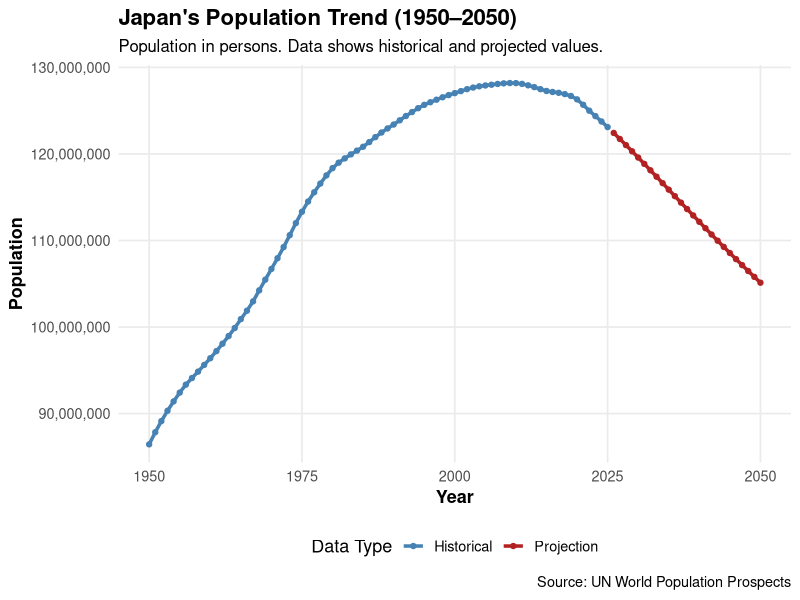
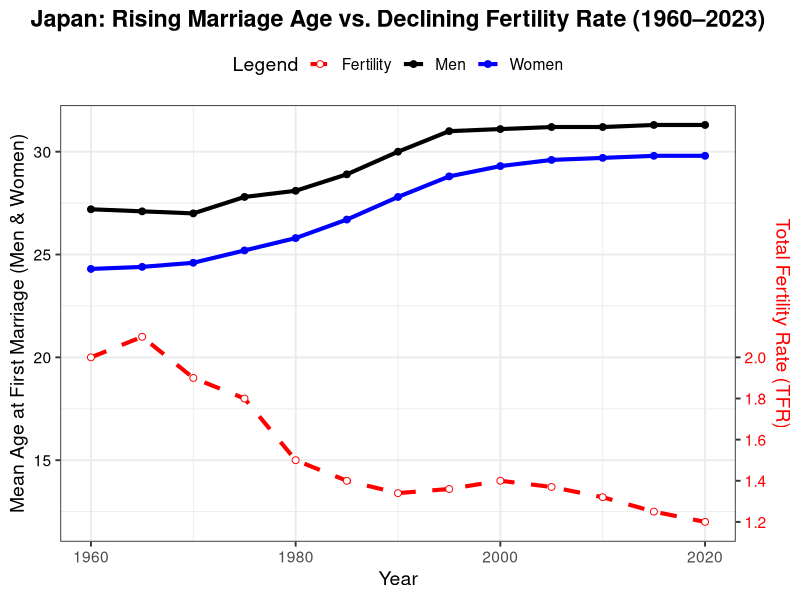
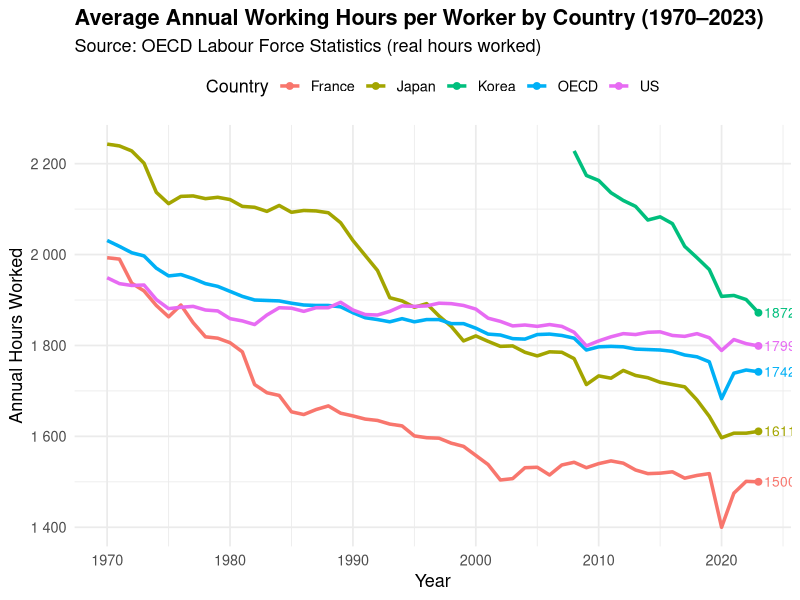
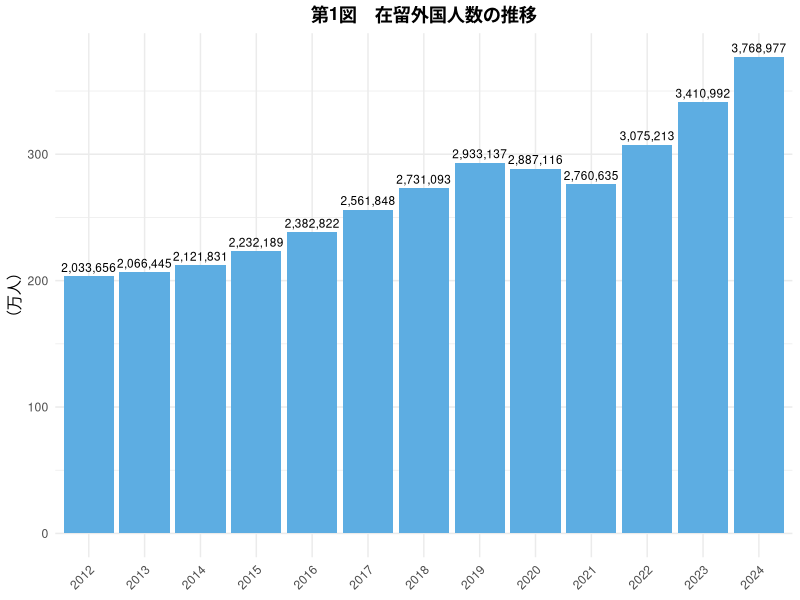
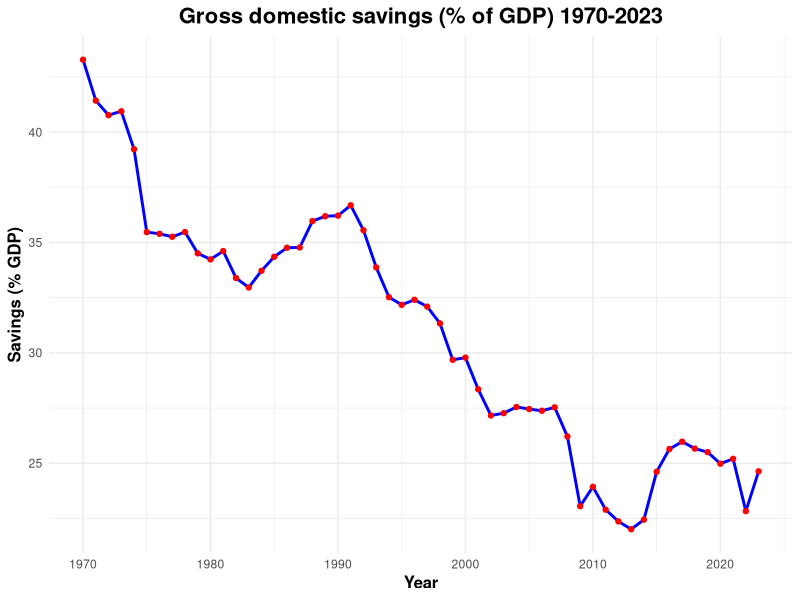
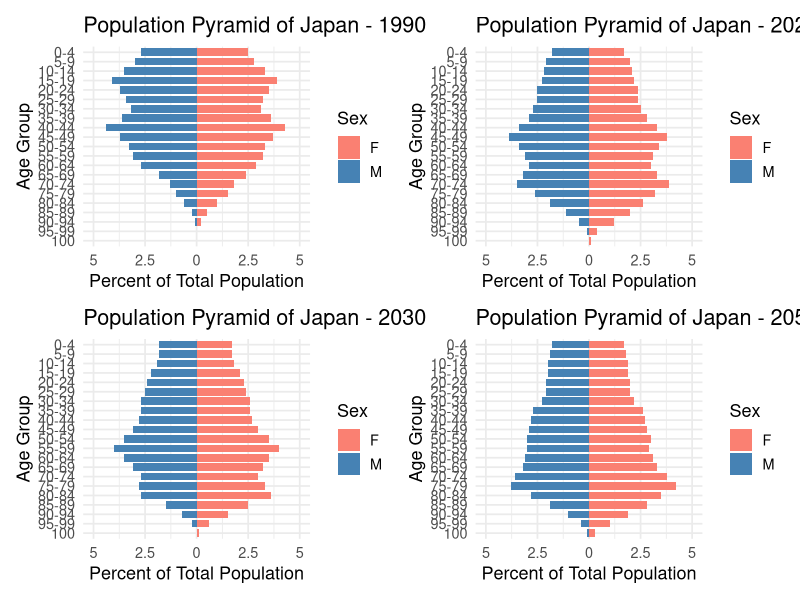
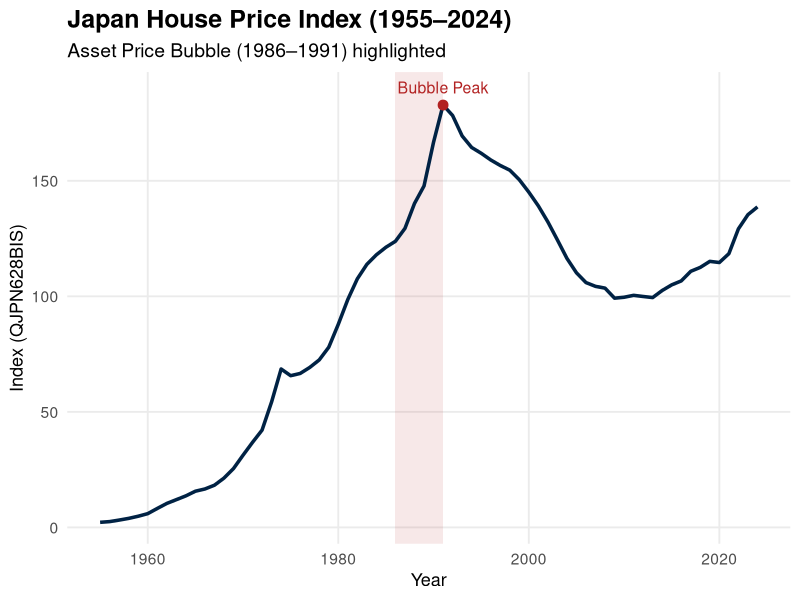

These figures' R source, in order:
## ---- chunk 1

library(ggplot2)
library(scales)  
library(dplyr)
library(tidyr)

years <- 1950:2050
population <- c(
  86443276.5, 87849926, 89135131.5, 90324184, 91407672.5, 92425478, 93342007.5, 94108976.5, 94846956.5, 
  95622978, 96399753.5, 97217593.5, 98076405.5, 98958231, 99890178, 100916019.5, 101887835, 102965527.5, 
  104237471, 105475169.5, 106712368, 107952029.5, 109238955, 110614736.5, 112009694, 113321196, 114502795.5, 
  115574277, 116576944.5, 117521556, 118358756, 118994053.5, 119485775, 119948946.5, 120384394, 120832163.5, 
  121366734.5, 121943587, 122476952.5, 122947413, 123399764.5, 123889870.5, 124383707.5, 124839958, 
  125286860.5, 125672665, 125975302, 126265929, 126549181, 126801564, 127027789, 127260148, 127484598, 
  127671251.5, 127815774, 127913330.5, 127997247.5, 128087682, 128155990, 128192469.5, 128185275, 
  128096432.5, 127928285, 127723645.5, 127486604.5, 127275872.5, 127159951, 127064690, 126913432.5, 
  126699423.5, 126304543, 125679338, 124997578, 124370946.5, 123753041, 123103479, 122427731, 121732340.5, 
  121024348, 120308089, 119584121.5, 118852085, 118114140.5, 117372474, 116626751, 115876149, 115125565.5, 
  114377401, 113633614, 112894531.5, 112158303.5, 111422443, 110692357.5, 109972381, 109259528.5, 
  108551994.5, 107850580.5, 107157970, 106474329, 105796844, 105123167.5
)
## ---- chunk 2
df <- data.frame(Year = years, Population = population)

df$Type <- ifelse(df$Year <= 2025, "Historical", "Projection")

ggplot(df, aes(x = Year, y = Population, color = Type)) +
  geom_line(size = 1.2) +
  geom_point(size = 1.5) +
  scale_color_manual(values = c("Historical" = "steelblue", "Projection" = "firebrick")) +
  scale_y_continuous(labels = scales::comma) +
  labs(
    title = "Japan's Population Trend (1950–2050)",
    subtitle = "Population in persons. Data shows historical and projected values.",
    x = "Year",
    y = "Population",
    color = "Data Type",
    caption = "Source: UN World Population Prospects"
  ) +
  theme_minimal(base_size = 13) +
  theme(
    plot.title = element_text(face = "bold", size = 16),
    plot.subtitle = element_text(size = 12),
    axis.title = element_text(face = "bold"),
    panel.grid.minor = element_blank(),
    legend.position = "bottom"
  )
## ---- chunk 3
library(ggplot2)

years <- seq(1960, 2023, by = 5)
men <- c(27.2, 27.1, 27.0, 27.8, 28.1, 28.9, 30.0, 31.0, 31.1, 31.2, 31.2, 31.3, 31.3)
women <- c(24.3, 24.4, 24.6, 25.2, 25.8, 26.7, 27.8, 28.8, 29.3, 29.6, 29.7, 29.8, 29.8)
tfr <- c(2.0, 2.1, 1.9, 1.8, 1.5, 1.4, 1.34, 1.36, 1.4, 1.37, 1.32, 1.25, 1.2)

data <- data.frame(
  Year = years,
  Men = men,
  Women = women,
  TFR = tfr
)

scale_factor <- 10  
data$TFR_scaled <- data$TFR * scale_factor

ggplot(data, aes(x = Year)) +
  geom_line(aes(y = Women, color = "Women"), size = 1.4) +
  geom_point(aes(y = Women, color = "Women"), size = 2) +
  
  geom_line(aes(y = Men, color = "Men"), size = 1.4) +
  geom_point(aes(y = Men, color = "Men"), size = 2) +
  
  geom_line(aes(y = TFR_scaled, color = "Fertility"), linetype = "dashed", size = 1.4) +
  geom_point(aes(y = TFR_scaled, color = "Fertility"), shape = 21, fill = "white", size = 2) +
  
  scale_y_continuous(
    name = "Mean Age at First Marriage (Men & Women)",
    sec.axis = sec_axis(~./scale_factor, name = "Total Fertility Rate (TFR)", breaks = seq(1.2, 2.1, 0.2))
  ) +
  
  scale_color_manual(
    name = "Legend",
    values = c("Men" = "black", "Women" = "blue", "Fertility" = "red")
  ) +
  
  labs(
    title = "Japan: Rising Marriage Age vs. Declining Fertility Rate (1960–2023)"
  ) +
  theme_bw(base_size = 14) +
  theme(
    plot.title = element_text(hjust = 0.5, face = "bold"),
    axis.title.y.right = element_text(color = "red"),
    axis.text.y.right = element_text(color = "red"),
    axis.title.y.left = element_text(color = "black"),
    axis.text.y.left = element_text(color = "black"),
    legend.position = "top"
  )


## ---- chunk 4
library(tidyverse)

data <- data.frame(
  Year = 1970:2023,
  France = c(1.993, 1.990, 1.937, 1.920, 1.888, 1.863, 1.889, 1.850, 1.819, 1.816,
             1.806, 1.786, 1.714, 1.696, 1.690, 1.654, 1.648, 1.659, 1.667, 1.651,
             1.645, 1.638, 1.635, 1.627, 1.623, 1.601, 1.597, 1.596, 1.585, 1.578,
             1.558, 1.538, 1.504, 1.507, 1.531, 1.532, 1.515, 1.537, 1.543, 1.531,
             1.540, 1.546, 1.541, 1.526, 1.518, 1.519, 1.522, 1.508, 1.514, 1.518,
             1.400, 1.475, 1.501, 1.500) * 1000,
  Japan = c(2.243, 2.239, 2.228, 2.201, 2.137, 2.112, 2.128, 2.129, 2.123, 2.126,
            2.121, 2.106, 2.104, 2.095, 2.108, 2.093, 2.097, 2.096, 2.092, 2.070,
            2.031, 1.998, 1.965, 1.905, 1.898, 1.884, 1.892, 1.865, 1.842, 1.810,
            1.821, 1.809, 1.798, 1.799, 1.785, 1.777, 1.786, 1.785, 1.771, 1.714,
            1.733, 1.728, 1.745, 1.734, 1.729, 1.719, 1.714, 1.709, 1.680, 1.644,
            1.597, 1.607, 1.607, 1.611) * 1000,
  Korea = c(rep(NA, 38),
            2.228, 2.174, 2.163, 2.136, 2.119, 2.106, 2.076, 2.083, 2.068, 2.018,
            1.993, 1.967, 1.908, 1.910, 1.901, 1.872) * 1000,
  US = c(1.949, 1.936, 1.932, 1.933, 1.901, 1.881, 1.884, 1.886, 1.878, 1.876,
         1.859, 1.854, 1.846, 1.867, 1.883, 1.882, 1.875, 1.883, 1.883, 1.895,
         1.878, 1.868, 1.867, 1.875, 1.887, 1.886, 1.887, 1.893, 1.892, 1.888,
         1.880, 1.860, 1.853, 1.843, 1.845, 1.842, 1.846, 1.842, 1.829, 1.799,
         1.810, 1.819, 1.826, 1.824, 1.829, 1.830, 1.822, 1.820, 1.826, 1.817,
         1.789, 1.813, 1.804, 1.799) * 1000,
  OECD = c(2.031, 2.018, 2.004, 1.997, 1.970, 1.953, 1.956, 1.947, 1.936, 1.930,
           1.919, 1.908, 1.900, 1.899, 1.898, 1.893, 1.889, 1.888, 1.888, 1.885,
           1.872, 1.861, 1.857, 1.852, 1.859, 1.852, 1.857, 1.857, 1.848, 1.848,
           1.838, 1.825, 1.823, 1.815, 1.814, 1.824, 1.825, 1.822, 1.816, 1.790,
           1.797, 1.798, 1.797, 1.792, 1.791, 1.790, 1.787, 1.779, 1.775, 1.764,
           1.683, 1.739, 1.746, 1.742) * 1000
)

# Long format
long_data <- pivot_longer(data, cols = -Year, names_to = "Country", values_to = "Hours")

ggplot(long_data, aes(x = Year, y = Hours, color = Country)) +
  geom_line(size = 1.2) +
  geom_point(data = filter(long_data, Year == 2023), size = 2) +
  geom_text(
    data = filter(long_data, Year == 2023),
    aes(label = paste0(round(Hours), " hrs")),
    hjust = -0.1, vjust = 0.5, size = 3.5, show.legend = FALSE,
    check_overlap = TRUE
  ) +
  scale_y_continuous(
    labels = scales::number_format(accuracy = 1)
  ) +
  labs(
    title = "Average Annual Working Hours per Worker by Country (1970–2023)",
    subtitle = "Source: OECD Labour Force Statistics (real hours worked)",
    x = "Year",
    y = "Annual Hours Worked",
    color = "Country"
  ) +
  theme_minimal(base_size = 13) +
  theme(
    plot.title = element_text(face = "bold"),
    legend.position = "top"
  ) +
  expand_limits(y = 1400)



## ---- chunk 5
library(ggplot2)

years <- 2012:2024
foreign_residents <- c(
  2033656, 2066445, 2121831, 2232189, 2382822, 2561848, 2731093,
  2933137, 2887116, 2760635, 3075213, 3410992, 3768977
)

df <- data.frame(
  Year = factor(years),
  Residents = foreign_residents / 10000  # 万人
)

ggplot(df, aes(x = Year, y = Residents)) +
  geom_bar(stat = "identity", fill = "#5dade2") +
  geom_text(aes(label = scales::comma(foreign_residents)), vjust = -0.5, size = 3) +
  labs(
    title = "第1図　在留外国人数の推移",
    y = "（万人）",
    x = NULL
  ) +
  theme_minimal() +
  theme(
    plot.title = element_text(hjust = 0.5, face = "bold"),
    axis.text.x = element_text(angle = 45, hjust = 1)
  )


## ---- chunk 6
library(ggplot2)

# Yıllar 1970-2023
years <- 1970:2023

savings <- c(
  43.2819090412502,41.4283551160542,40.7699425554146,40.9452768014521,39.2248088747399,
  35.4687028873579,35.3928248523196,35.2591356348139,35.4744319069789,34.5081967308465,
  34.2353966148318,34.6110694974326,33.3907689535814,32.9618170439641,33.7188219115345,
  34.3537939566146,34.7614911828695,34.7757271487624,35.97131964723,36.1883531731555,
  36.2160577903386,36.6845882402976,35.555730984455,33.87283353862,32.5218563282699,
  32.1764486540321,32.404552151842,32.0942464051761,31.3352683535838,29.6858616633896,
  29.7820374634608,28.348950322757,27.1626283393396,27.2664048952552,27.546383090773,
  27.4541628451824,27.3759077018862,27.5303983057463,26.2111712279742,23.0521414382073,
  23.9288383334263,22.894532483638,22.3635480474837,22.0071688533491,22.4422381175418,
  24.6114592004978,25.6412522048642,25.9745096940187,25.6616557387033,25.5003129532535,
  24.9775753684364,25.1985173318778,22.8273350793563,24.6308537701663
)

df <- data.frame(Year = years, Savings = savings)

ggplot(df, aes(x = Year, y = Savings)) +
  geom_line(color = "blue", size = 1) +
  geom_point(color = "red", size = 1.5) +
  labs(
    title = "Gross domestic savings (% of GDP) 1970-2023",
    x = "Year",
    y = "Savings (% GDP)"
  ) +
  theme_minimal() +
  theme(
    plot.title = element_text(hjust = 0.5, face = "bold", size = 16),
    axis.title = element_text(face = "bold", size = 12)
  )
## ---- chunk 7
data5 <- tribble(
  ~Year, ~Sex, ~`0-4`, ~`5-9`, ~`10-14`, ~`15-19`, ~`20-24`, ~`25-29`, ~`30-34`, ~`35-39`, ~`40-44`, ~`45-49`, ~`50-54`, ~`55-59`, ~`60-64`, ~`65-69`, ~`70-74`, ~`75-79`, ~`80-84`, ~`85-89`, ~`90-94`, ~`95-99`, ~`100`,
  
  1990, "M", 2.7, 3, 3.5, 4.1, 3.7, 3.4, 3.2, 3.6, 4.4, 3.7, 3.3, 3.1, 2.7, 1.8, 1.3, 1, 0.6, 0.2, 0.1, 0, 0,
  1990, "F", 2.5, 2.8, 3.3, 3.9, 3.5, 3.2, 3.1, 3.6, 4.3, 3.7, 3.3, 3.2, 2.9, 2.4, 1.8, 1.5, 1, 0.5, 0.2, 0, 0,
  
  2020, "M", 1.8, 2.1, 2.2, 2.3, 2.5, 2.5, 2.7, 2.9, 3.4, 3.9, 3.4, 3.1, 2.9, 3.2, 3.5, 2.6, 1.9, 1.1, 0.5, 0.1, 0,
  2020, "F", 1.7, 2, 2.1, 2.2, 2.4, 2.4, 2.5, 2.8, 3.3, 3.8, 3.4, 3.1, 3, 3.3, 3.9, 3.2, 2.6, 2, 1.2, 0.4, 0.1,
  
  2030, "M", 1.8, 1.8, 1.9, 2.2, 2.4, 2.5, 2.7, 2.7, 2.8, 3.1, 3.5, 4, 3.5, 3.1, 2.7, 2.8, 2.7, 1.5, 0.7, 0.2, 0,
  2030, "F", 1.7, 1.7, 1.8, 2.1, 2.3, 2.4, 2.6, 2.6, 2.7, 3, 3.5, 4, 3.5, 3.2, 3, 3.3, 3.6, 2.5, 1.5, 0.6, 0.1,
  
  2050, "M", 1.8, 1.9, 2, 2, 2.1, 2.1, 2.3, 2.7, 2.8, 2.9, 3, 3, 3.1, 3.2, 3.6, 3.8, 2.8, 1.9, 1, 0.4, 0.1,
  2050, "F", 1.7, 1.8, 1.9, 1.9, 2, 2, 2.2, 2.6, 2.7, 2.8, 3, 2.9, 3.1, 3.3, 3.8, 4.2, 3.5, 2.8, 1.9, 1, 0.3
)
## ---- chunk 8
data_long <- data5 %>%
  pivot_longer(cols = -c(Year, Sex), names_to = "AgeGroup", values_to = "Percent") %>%
  mutate(
    Percent = ifelse(Sex == "M", -Percent, Percent),
    AgeGroup = factor(AgeGroup, levels = rev(unique(AgeGroup)))
  )
## ---- chunk 9
plot_pyramid <- function(df, year) {
  ggplot(filter(df, Year == year), aes(x = AgeGroup, y = Percent, fill = Sex)) +
    geom_bar(stat = "identity", width = 0.8) +
    coord_flip() +
    scale_y_continuous(labels = abs, limits = c(-5, 5)) +
    scale_fill_manual(values = c("M" = "steelblue", "F" = "salmon")) +
    labs(title = paste("Population Pyramid of Japan -", year),
         x = "Age Group", y = "Percent of Total Population") +
    theme_minimal(base_size = 13) +
    theme(legend.position = "right")
}
## ---- chunk 10


# Grafikleri değişkenlere ata
p1 <- plot_pyramid(data_long, 1990)
p2 <- plot_pyramid(data_long, 2020)
p3 <- plot_pyramid(data_long, 2030)
p4 <- plot_pyramid(data_long, 2050)

# Patchwork ile birleştir
library(patchwork)
(p1 | p2) / (p3 | p4)
## ---- chunk 11
#library(ggplot2)

# Veri
data <- data.frame(
  observation_date = as.Date(c(
    "1955-01-01","1956-01-01","1957-01-01","1958-01-01","1959-01-01","1960-01-01",
    "1961-01-01","1962-01-01","1963-01-01","1964-01-01","1965-01-01","1966-01-01",
    "1967-01-01","1968-01-01","1969-01-01","1970-01-01","1971-01-01","1972-01-01",
    "1973-01-01","1974-01-01","1975-01-01","1976-01-01","1977-01-01","1978-01-01",
    "1979-01-01","1980-01-01","1981-01-01","1982-01-01","1983-01-01","1984-01-01",
    "1985-01-01","1986-01-01","1987-01-01","1988-01-01","1989-01-01","1990-01-01",
    "1991-01-01","1992-01-01","1993-01-01","1994-01-01","1995-01-01","1996-01-01",
    "1997-01-01","1998-01-01","1999-01-01","2000-01-01","2001-01-01","2002-01-01",
    "2003-01-01","2004-01-01","2005-01-01","2006-01-01","2007-01-01","2008-01-01",
    "2009-01-01","2010-01-01","2011-01-01","2012-01-01","2013-01-01","2014-01-01",
    "2015-01-01","2016-01-01","2017-01-01","2018-01-01","2019-01-01","2020-01-01",
    "2021-01-01","2022-01-01","2023-01-01","2024-01-01"
  )),
  QJPN628BIS = c(
    2.2115,2.5192,3.1827,3.9135,4.8462,5.9615,8.2115,10.3846,12.0192,13.6539,
    15.6731,16.6346,18.2692,21.3462,25.4808,31.25,36.8269,42.1154,54.3269,68.5577,
    65.6731,66.6346,69.2308,72.5,77.9808,87.8847,98.6539,107.5962,113.8462,
    117.9808,121.25,123.8462,129.4231,140.1924,147.7885,166.7308,182.7885,
    178.2693,169.4231,164.4231,161.9231,159.0385,156.6347,154.6154,150.4808,
    145.0962,139.1347,132.2116,124.4231,116.4424,110.1924,105.9616,104.327,
    103.5577,99.2083,99.6083,100.4417,99.9417,99.475,102.5419,104.9754,106.6756,
    110.8426,112.5427,115.1429,114.6429,118.4765,129.2108,135.3446,138.7116
  )
)

# Bubble dönemi
bubble_start <- as.Date("1986-01-01")
bubble_end <- as.Date("1991-01-01")

# Grafik
ggplot(data, aes(x = observation_date, y = QJPN628BIS)) +
  # Bubble gölgesi
  annotate("rect", xmin = bubble_start, xmax = bubble_end, ymin = -Inf, ymax = Inf,
           fill = "firebrick", alpha = 0.1) +
  # Zaman serisi çizgisi
  geom_line(color = "#002244", size = 1.2) +
  # Zirve noktası için nokta ve etiket (opsiyonel)
  geom_point(data = subset(data, observation_date == as.Date("1991-01-01")),
             aes(x = observation_date, y = QJPN628BIS), color = "firebrick", size = 3) +
  geom_text(data = subset(data, observation_date == as.Date("1991-01-01")),
            aes(x = observation_date, y = QJPN628BIS + 5, label = "Bubble Peak"),
            color = "firebrick", size = 4, vjust = 0) +
  # Etiket ve tema
  labs(
    title = "Japan House Price Index (1955–2024)",
    subtitle = "Asset Price Bubble (1986–1991) highlighted",
    x = "Year",
    y = "Index (QJPN628BIS)"
  ) +
  theme_minimal(base_size = 14) +
  theme(
    plot.title = element_text(face = "bold", size = 18),
    plot.subtitle = element_text(size = 14),
    axis.title = element_text(size = 13),
    panel.grid.minor = element_blank()
  )

